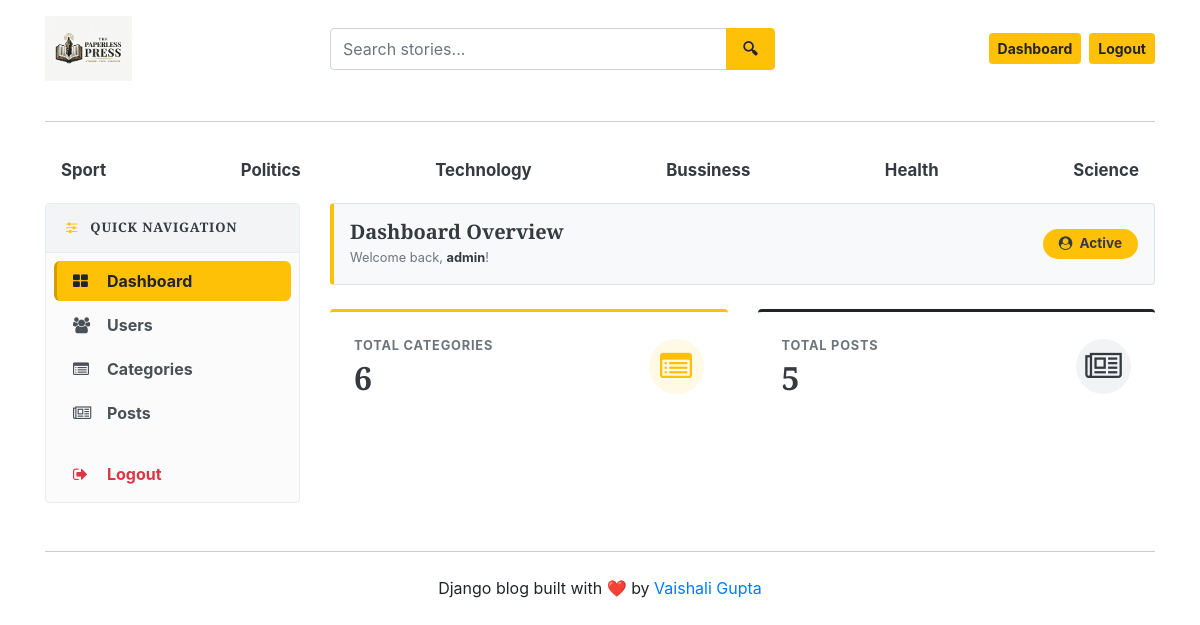
The page /dashboard/ (signed in) on the database its author committed.
### blogs/models.py (models this page shows, shortened)
class Category(models.Model):
    category_name=models.CharField(max_length=50, unique=True)
    created_at = models.DateTimeField(auto_now_add=True)
    updated_at = models.DateTimeField(auto_now=True)
    class Meta :
        verbose_name_plural= 'categories'

### dashboards/views.py (the view)
# urls.py: path('dashboard/', include('dashboards.urls')),
@login_required(login_url='login')
def dashboard(request):
    category_count=Category.objects.all().count()
    blogs_count=Blog.objects.all().count()
    context={
        'category_count':category_count,
        'blogs_count': blogs_count,
    }
    return render(request,'dashboard/dashboard.html', context)

### blogs/context_processors.py (called while the page is built)
def get_categories(request):
    categories=Category.objects.all()
    return dict(categories=categories)

def get_social_links(request):
    social_links = SocialLink.objects.all()
    about = About.objects.first()  # first entry nikal lega
    return dict(social_links=social_links, about=about)

### templates/dashboard/dashboard.html
{% extends 'base.html' %}
{% block content %}
<div class="row">
    {% include 'dashboard/sidebar.html' %}
    <div class="col-md-9 mb-4">
        <div class="d-flex justify-content-between align-items-center p-3 mb-4 rounded border bg-light shadow-sm" style="border-left: 4px solid #ffc107 !important;">
            <div>
                <h5 class="m-0 font-weight-bold text-dark">Dashboard Overview</h5>
                <small class="text-muted">Welcome back, <span class="font-weight-bold text-dark">{{ user }}</span>!</small>
            </div>
            <span class="badge badge-warning px-3 py-2 text-dark font-weight-bold" style="font-size: 0.85rem; border-radius: 20px;">
                <i class="fa fa-user-circle mr-1"></i> Active
            </span>
        </div>
        <div class="row">
            <div class="col-md-6 mb-3">
                <div class="card border-0 shadow-sm rounded-lg" style="background-color: #ffffff; border-top: 3px solid #ffc107 !important;">
                    <div class="card-body p-4 d-flex align-items-center justify-content-between">
                        <div>
                            <p class="text-muted font-weight-bold text-uppercase mb-1" style="font-size: 0.8rem; letter-spacing: 0.8px;">
                                Total Categories
                            </p>
                            <h2 class="font-weight-bold text-dark mb-0">{{ category_count }}</h2>
                        </div>
                        <div class="d-flex align-items-center justify-content-center rounded-circle" style="width: 55px; height: 55px; background-color: #fff9e6;">
                            <i class="fa fa-list-alt text-warning fa-2x"></i>
                        </div>
                    </div>
                </div>
            </div>
            <div class="col-md-6 mb-3">
                <div class="card border-0 shadow-sm rounded-lg" style="background-color: #ffffff; border-top: 3px solid #212529 !important;">
                    <div class="card-body p-4 d-flex align-items-center justify-content-between">
                        <div>
                            <p class="text-muted font-weight-bold text-uppercase mb-1" style="font-size: 0.8rem; letter-spacing: 0.8px;">
                                Total Posts
                            </p>
                            <h2 class="font-weight-bold text-dark mb-0">{{ blogs_count }}</h2>
                        </div>
                        <div class="d-flex align-items-center justify-content-center rounded-circle" style="width: 55px; height: 55px; background-color: #f1f3f5;">
                            <i class="fa fa-newspaper-o text-dark fa-2x"></i>
                        </div>
                    </div>
                </div>
            </div>
        </div>
    </div>
</div>
{% endblock %}

### templates/base.html (shortened to what this page needs)
{% load static %}
<!DOCTYPE html>
<html lang="en">
<head>
    <link href="https://getbootstrap.com/docs/4.0/dist/css/bootstrap.min.css" rel="stylesheet">
    <link href="{% static 'css/blog.css' %}" rel="stylesheet">
    <link rel="stylesheet" href="https://cdnjs.cloudflare.com/ajax/libs/font-awesome/4.7.0/css/font-awesome.min.css">
</head>
<body>
    <div class="container">
      <header class="blog-header py-3">
        <div class="row align-items-center">
          <div class="col-6 col-md-3">
            <a href="/" class="d-inline-block">
              <img src="{% static 'images/logo.jpeg' %}"
                   alt="The Paperless Press"
                   style="height: 65px; max-width: 100%; object-fit: contain;">
            </a>
          </div>
          <div class="col-6 col-md-4 order-md-3 d-flex justify-content-end align-items-center">
            {% if not user.is_authenticated %}
              <a class="btn btn-sm btn-warning font-weight-bold mr-2 text-nowrap" href="{% url 'login' %}">Login</a>
              <a class="btn btn-sm btn-outline-secondary text-nowrap" href="{% url 'register' %}">Register</a>
            {% else %}
              <a class="btn btn-sm btn-warning font-weight-bold mr-2 text-nowrap" href="{% url 'dashboard' %}">Dashboard</a>
              <a class="btn btn-sm btn-warning font-weight-bold text-nowrap" href="{% url 'logout' %}">Logout</a>
            {% endif %}
          </div>
          <div class="col-12 col-md-5 order-md-2 mt-3 mt-md-0">
            <form action="{% url 'search' %}" method="GET" class="m-0">
              <div class="input-group">
                <input type="text"
                       class="form-control"
                       name="keyword"
                       value="{{ keyword }}"
                       placeholder="Search stories..."
                       style="height: 42px; border-radius: 4px 0 0 4px; border: 1.5px solid #ced4da;">
                <div class="input-group-append">
                  <button class="btn btn-warning"
                          type="submit"
                          style="height: 42px; padding: 0 16px; border-radius: 0 4px 4px 0; font-weight: 600;">
                    🔍︎
                  </button>
                </div>
              </div>
            </form>
          </div>
        </div>
      </header>
      <hr class="my-4" style="border-top: 1px solid #cccccc;">
      <div class="nav-scroller py-1 mb-2">
        <nav class="nav d-flex justify-content-between">
          {% for cat in categories %}
          <a class="px-3 py-2 text-dark font-weight-bold"
            href="{% url 'posts_by_category' cat.id %}"
            style="font-size: 1.05rem; border-radius: 8px; text-decoration: none; transition: background 0.2s ease;"
            onmouseover="this.style.backgroundColor='#e9ecef';"
            onmouseout="this.style.backgroundColor='transparent';">
               {{cat.category_name}}
          </a>
          {% endfor %}
        </nav>
      </div>
{% block content %}
{% endblock %}
<hr class="my-4" style="border-top: 1px solid #cccccc;">
<footer class="blog-footer text-center">
  <p>Django blog built with ❤️ by <a href="#">Vaishali Gupta</a></p>
</footer>
</body>
</html>

### blog_main/static/css/blog.css (style rules this page uses)
h1, h2, h3, h4, h5, h6 { font-family: "Playfair Display", Georgia, "Times New Roman", serif; }

### rows shown on the page
Category: category_name "Sport"
Category: category_name "Politics"
Category: category_name "Technology"
Category: category_name "Bussiness"
Category: category_name "Health"
Category: category_name "Science"

### other values the page prints
{{ user }} "admin"
{{ category_count }} "6"
{{ blogs_count }} "5"
